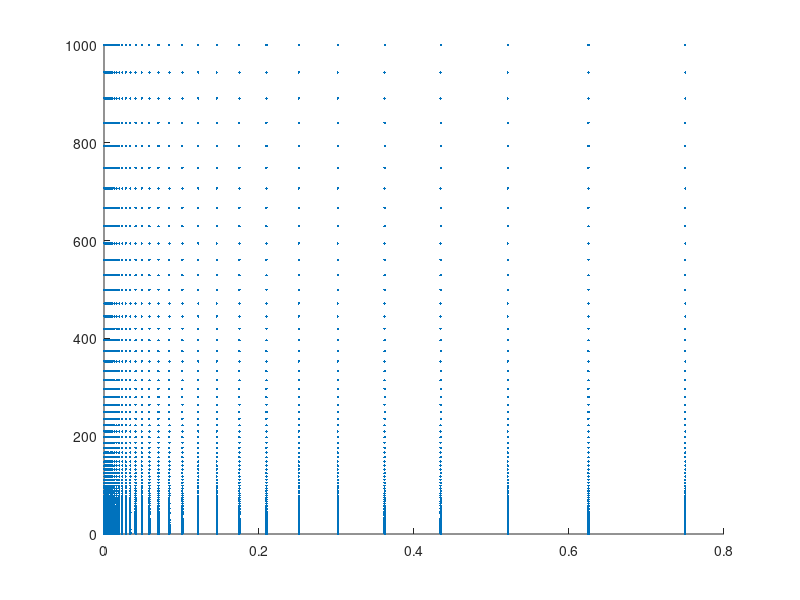

This chart was generated by the following MATLAB code: (Note: this script raises an error after producing the figure.)
clear all
clc
% close all

set(0, 'DefaultLineLineWidth', 2); %set thickness of all the lines = 2

n_pigment=1.196;  %real refractive index of pigment
k_pigment=0;  %imaginary refractive index of pigment
n_medium = 1;
nang=20000;
no_of_f_v=50;
no_of_xs=200;

f_v=logspace(-4,log10(0.75),no_of_f_v);
xs = logspace(-2,3,no_of_xs)';
teta=linspace(eps,pi,nang)';%don't start with zero to avoid division by zero
u=cos(teta);


gridmap=zeros(no_of_f_v*no_of_xs,2);
counter=1;
for i=1:length(xs)
    for j=1:length(f_v)
        gridmap(counter,1)=xs(i);
        gridmap(counter,2)=f_v(j);
        counter=counter+1;
    end
end
figure
s=scatter(gridmap(:,2),gridmap(:,1),3,'filled');
hAx=gca;
s.MarkerFaceColor = [1 0 0];
set(gca,'XScale', 'log')
set(gca,'YScale', 'log')
ylabel('Size parameter, \chi')
xlabel('Volume fraction, f_v')
hAx.XColor = [0 0 0];
hAx.YColor = [0 0 0];
hAx.LineWidth = 1.5;
axis square
xlim([10^-4 0.75])
ylim([10^-2 10^3])
hAx.XAxis.TickValues = [10^-4 10^-3 10^-2 10^-1 0.75];
xticklabels({'10^{-4}','10^{-3}','10^{-2}','10^{-1}','0.75'})
set(gca,'FontSize',13)
box on
saveas(gcf,['grid.png'])
% saveas(gcf,['reduced_scat_coeff_ref.emf'])
saveas(gcf,['grid.fig'])


f_v_cr_1 = @(x_s) (0.9047./(pi./(2*x_s)+1)).^3;%drolen tien line

drolen_fv=f_v_cr_1(xs);
drolen_fv=drolen_fv(drolen_fv>0.006);
drolen_xs=xs(end-length(drolen_fv)+1:end);
drolen_fv=[0.006;drolen_fv];
drolen_xs=[10^-2;drolen_xs];

mishchenko_fv=[0.02,0.05,0.1,0.02,0.05,0.1]; %mishchenko's experiments
mishchenko_x=[4.208,4.208,4.208,4.916,4.916,4.916];

Qsca_ind = zeros(length(xs),1);
g_ind = zeros(length(xs),1);
Qsca_dep = zeros(length(xs),length(f_v));
g_dep = zeros(length(xs),length(f_v));

tic
parfor i=1:length(xs)
    x_0=xs(i)/n_medium; %size parameter
    [Qsca_ind(i),g_ind(i),S1,S2] = mie(x_0,n_medium,n_pigment,k_pigment,nang);
    Qsca_dep_i= zeros(1,length(f_v));
    g_dep_i= zeros(1,length(f_v));
    for j=1:length(f_v)
        S11=0.5*(abs(S1).^2+abs(S2).^2)';
        S=SSF_correction(f_v(j), teta, xs(i));
        Qsca_dep_i(j)=2*trapz(teta,sin(teta) .* S11 .* S)/abs(xs(i))^2;
        g_dep_i(j)=trapz(teta,sin(teta) .*cos(teta) .* S11 .* S)/trapz(teta,sin(teta) .* S11 .* S);
    end
    Qsca_dep(i,:)=Qsca_dep_i;
    g_dep(i,:)=g_dep_i;
end
toc

Qsca_dep_reduced=Qsca_dep.*(1-g_dep);
Qsca_ind_reduced=Qsca_ind.*(1-g_ind);

red_error_monodisperse=100*abs(Qsca_ind_reduced - Qsca_dep_reduced)./Qsca_dep_reduced;
error_monodisperse=100*abs(Qsca_ind - Qsca_dep)./Qsca_dep;
g_err_monodisperse=(g_ind - g_dep);
% g_err_monodisperse=100*abs(g_ssf-g_ssf(1,:))./g_ssf;

figure('Renderer', 'painters', 'Position', [500 300 528 420]) % starting point and height - width of the frame
contourf(f_v,xs,red_error_monodisperse,'edgecolor','none','LevelList',[0:0.1:5])
hAx=gca;
caxis([0 5])
a = colorbar;
a.Label.String = 'Error = (\sigma_s''_i_n_d - \sigma_s''_d_e_p) / \sigma_s''_d_e_p  [%]';
a.Label.FontSize = 13;
set(gca,'XScale', 'log')
set(gca,'YScale', 'log')
ylabel('Size parameter')
xlabel('Volume fraction, f_v')
colormap(jet)
hold on
% [C,h]=contour(f_v,xs,error_monodisperse',[1 2 3 5 10 20],"ShowText",true,'edgecolor','black');
[C,h]=contour(f_v,xs,red_error_monodisperse,[1 3 5],"ShowText",true,'edgecolor','black');
set(gca,'XScale', 'log')
set(gca,'YScale', 'log')
ylabel('Size parameter, \chi')
xlabel('Volume fraction, f_v')
hAx.XColor = [0 0 0];
hAx.YColor = [0 0 0];
hAx.LineWidth = 1.5;
axis square
set(h,'linewidth',1.5)
set(gca,'FontSize',13)
clabel(C,h,'FontSize',13,'Color','Black')
hold on
loglog(drolen_fv,drolen_xs,'--k')
scatter(mishchenko_fv([1,4]),mishchenko_x([1,4]),60,'MarkerEdgeColor',[0 0.8 0],...
          'LineWidth',1.5)
scatter(mishchenko_fv([2,5]),mishchenko_x([2,5]),60,'MarkerEdgeColor',[0.75, 0.75, 0],...
          'LineWidth',1.5)
scatter(mishchenko_fv([3,6]),mishchenko_x([3,6]),60,'MarkerEdgeColor',[1 0 0],...
          'LineWidth',1.5)
xlim([10^-4 0.75])
ylim([10^-2 10^3])
hAx.XAxis.TickValues = [10^-4 10^-3 10^-2 10^-1 0.75];
xticklabels({'10^{-4}','10^{-3}','10^{-2}','10^{-1}','0.75'})
txt = ['m = ' num2str(n_pigment/n_medium) ' + ' num2str(k_pigment/n_medium) '⋅i'];
t=text(1.25*10^-4,5*10^2,txt);
t.FontSize = 13;
t.Color = [1 1 1];

saveas(gcf,['reduced_scat_coeff_ref.png'])
% saveas(gcf,['reduced_scat_coeff_ref.emf'])
saveas(gcf,['reduced_scat_coeff_ref.fig'])


figure('Renderer', 'painters', 'Position', [500 300 528 420]) % starting point and height - width of the frame

contourf(f_v,xs,error_monodisperse,'edgecolor','none','LevelList',[0:0.1:5])
hAx=gca;
caxis([0 5])
a = colorbar;
a.Label.String = 'Error = (\sigma_s_,_i_n_d - \sigma_s_,_d_e_p) / \sigma_s_,_d_e_p  [%]';
a.Label.FontSize = 13;
set(gca,'XScale', 'log')
set(gca,'YScale', 'log')
ylabel('Size parameter')
xlabel('Volume fraction, f_v')
colormap(jet)
hold on
% [C,h]=contour(f_v,xs,error_monodisperse',[1 2 3 5 10 20],"ShowText",true,'edgecolor','black');
[C,h]=contour(f_v,xs,error_monodisperse,[1 3 5],"ShowText",true,'edgecolor','black');
set(gca,'XScale', 'log')
set(gca,'YScale', 'log')
ylabel('Size parameter, \chi')
xlabel('Volume fraction, f_v')
hAx.XColor = [0 0 0];
hAx.YColor = [0 0 0];
hAx.LineWidth = 1.5;
axis square
set(h,'linewidth',1.5)
set(gca,'FontSize',13)
clabel(C,h,'FontSize',13,'Color','Black')
hold on
loglog(drolen_fv,drolen_xs,'--k')
scatter(mishchenko_fv([1,4]),mishchenko_x([1,4]),60,'MarkerEdgeColor',[0 0.8 0],...
          'LineWidth',1.5)
scatter(mishchenko_fv([2,5]),mishchenko_x([2,5]),60,'MarkerEdgeColor',[0.75, 0.75, 0],...
          'LineWidth',1.5)
scatter(mishchenko_fv([3,6]),mishchenko_x([3,6]),60,'MarkerEdgeColor',[1 0 0],...
          'LineWidth',1.5)
xlim([10^-4 0.75])
ylim([10^-2 10^3])
hAx.XAxis.TickValues = [10^-4 10^-3 10^-2 10^-1 0.75];
xticklabels({'10^{-4}','10^{-3}','10^{-2}','10^{-1}','0.75'})
txt = ['m = ' num2str(n_pigment/n_medium) ' + ' num2str(k_pigment/n_medium) '⋅i'];
t=text(1.25*10^-4,5*10^2,txt);
t.FontSize = 13;
t.Color = [1 1 1];
saveas(gcf,['scat_coeff_ref.png'])
% saveas(gcf,['scat_coeff_ref.emf'])
saveas(gcf,['scat_coeff_ref.fig'])

% g_err_monodisperse(g_err_monodisperse<0)=0;
figure('Renderer', 'painters', 'Position', [500 300 528 420]) % starting point and height - width of the frame

contourf(f_v,xs,g_err_monodisperse,'edgecolor','none','LevelList',[0:0.0005:0.05])
hAx=gca;
caxis([0 0.05])
a = colorbar;
a.Label.String = 'Error = g_i_n_d - g_d_e_p';
a.Label.FontSize = 13;
set(gca,'XScale', 'log')
set(gca,'YScale', 'log')
ylabel('Size parameter')
xlabel('Volume fraction, f_v')
colormap(jet)
hold on
[C,h]=contour(f_v,xs,g_err_monodisperse,[10 10],"ShowText",true,'edgecolor','black');
set(gca,'XScale', 'log')
set(gca,'YScale', 'log')
ylabel('Size parameter, \chi')
xlabel('Volume fraction, f_v')
hAx.XColor = [0 0 0];
hAx.YColor = [0 0 0];
hAx.LineWidth = 1.5;
axis square
set(h,'linewidth',1.5)
set(gca,'FontSize',13)
clabel(C,h,'FontSize',13,'Color','Black')
hold on
loglog(drolen_fv,drolen_xs,'--k')
scatter(mishchenko_fv([1,4]),mishchenko_x([1,4]),60,'MarkerEdgeColor',[0 0.8 0],...
          'LineWidth',1.5)
scatter(mishchenko_fv([2,5]),mishchenko_x([2,5]),60,'MarkerEdgeColor',[0.75, 0.75, 0],...
          'LineWidth',1.5)
scatter(mishchenko_fv([3,6]),mishchenko_x([3,6]),60,'MarkerEdgeColor',[1 0 0],...
          'LineWidth',1.5)
xlim([10^-4 0.75])
ylim([10^-2 10^3])
hAx.XAxis.TickValues = [10^-4 10^-3 10^-2 10^-1 0.75];
xticklabels({'10^{-4}','10^{-3}','10^{-2}','10^{-1}','0.75'})
txt = ['m = ' num2str(n_pigment/n_medium) ' + ' num2str(k_pigment/n_medium) '⋅i'];
t=text(1.25*10^-4,5*10^2,txt);
t.FontSize = 13;
t.Color = [1 1 1];
saveas(gcf,['asymm.png'])
% saveas(gcf,['asymm.emf'])
saveas(gcf,['asymm.fig'])

